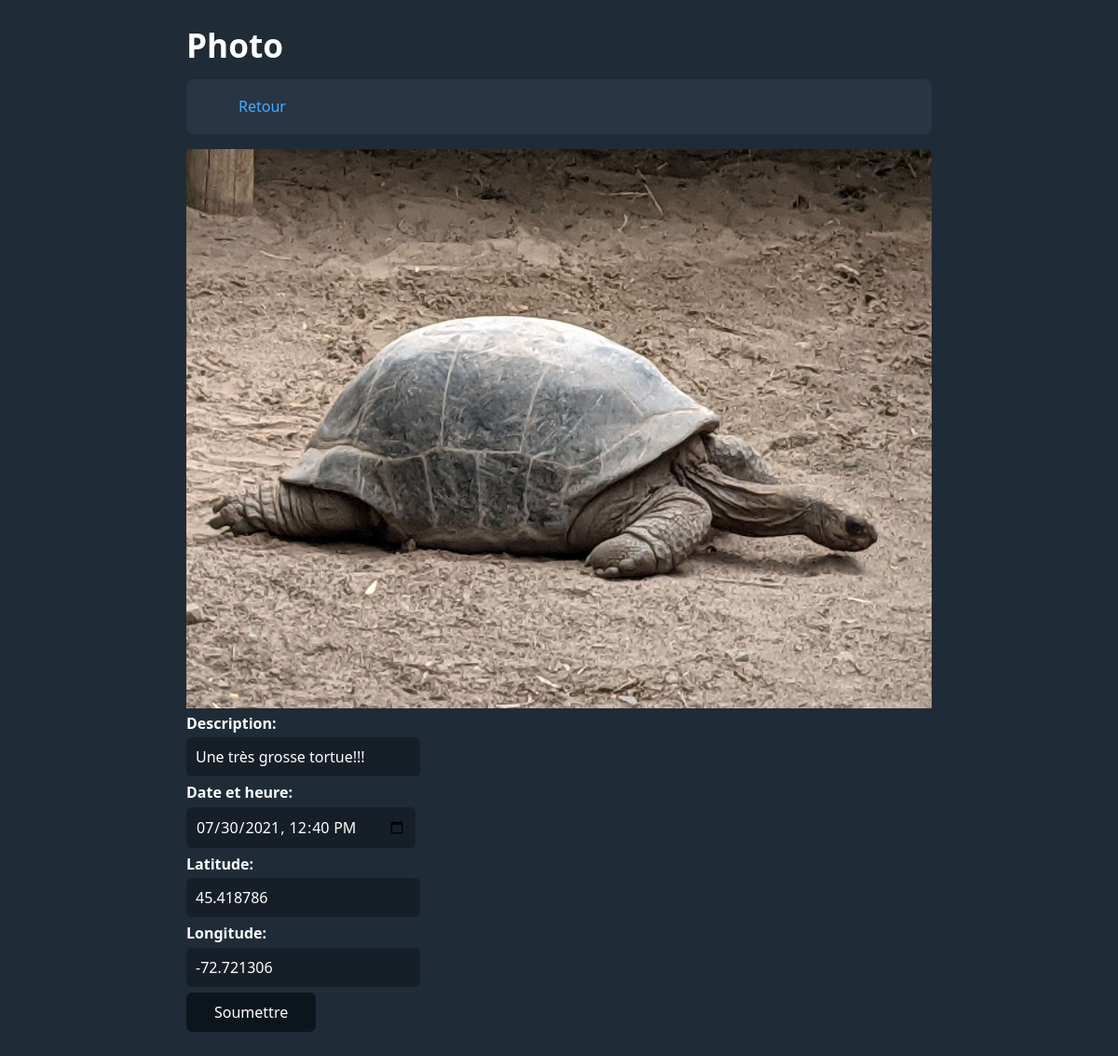
/?action=edit_photo&id=6, run on the app's committed database.
### tables this page shows
CREATE TABLE photo (
    id INT AUTO_INCREMENT PRIMARY KEY,
    description TEXT NOT NULL DEFAULT '',
    timestamp DATETIME DEFAULT NULL,
    latitude DOUBLE DEFAULT NULL,
    longitude DOUBLE DEFAULT NULL,
    filepath VARCHAR(4096)
);

### controllers/edit_photo.php (called while the page is built, shortened)
<?php
require_once(__DIR__ . '/../models/photo.php');
class EditPhotoController {
    private $model;
    public function __construct($db) {
        $this->model = new PhotoModel($db);
    }
    public function handle($get) {
        $photo = $this->model->get($get['id']);
        include(__DIR__ . '/../views/edit_photo.php');
    }
}
?>

### models/photo.php (called while the page is built, shortened)
<?php
class PhotoModel {
    private $db;
    public function __construct($db) {
        $this->db = $db;
    }
    public function get($id) {
        $query = $this->db->prepare("SELECT id, description, timestamp, latitude, longitude, filepath FROM photo WHERE id = ?");
        $query->execute([$id]);
        $photo = $query->fetch();
        $query = $this->db->prepare("SELECT name FROM tag INNER JOIN photo_tag ON tag.id = photo_tag.tag_id WHERE photo_tag.photo_id = ?");
        $query->execute([$id]);
        $tags = $query->fetchAll();
        $photo['tags'] = [];
        foreach ($tags as $tag) {
            $photo['tags'][] = $tag['name'];
        }
        return $photo;
    }
}
?>

### views/edit_photo.php (the view, shortened to what this page needs)
<?php
require_once(__DIR__ . '/../helpers.php');
?>
<body>
<h1>Photo</h1>
<nav>
    <ul><li><a href="?">Retour</a></li></ul>
</nav>
<img src="<?= $photo['filepath'] ?>" />
<form method="POST">
    <div>
        <label for="description"><strong>Description:</strong></label>
        <input type="text" id="description" name="description" value="<?= $photo['description'] ?>">
    </div>
    <div>
        <label for="timestamp"><strong>Date et heure:</strong></label>
        <input type="datetime-local" id="timestamp" name="timestamp" value="<?= $photo['timestamp'] ?>">
    </div>
    <div>
        <label for="latitude"><strong>Latitude:</strong></label>
        <input type="text" id="latitude" name="latitude" value="<?= $photo['latitude'] ?>">
    </div>
    <div>
        <label for="longitude"><strong>Longitude:</strong></label>
        <input type="text" id="longitude" name="longitude" value="<?= $photo['longitude'] ?>">
    </div>
    <div>
        <button type="submit">Soumettre</button>
    </div>
</form>
</body>
</html>

### water.css (style rules this page uses)
:root { --background-body: #202b38; --background: #161f27; --background-alt: #1a242f; --selection: #1c76c5; --text-main: #dbdbdb; --text-bright: #fff; --text-muted: #a9b1ba; --links: #41adff; --focus: #0096bfab; --border: #526980; --code: #ffbe85; --animation-duration: 0.1s; --button-base: #0c151c; --button-hover: #040a0f; --scrollbar-thumb: var(--button-hover); --scrollbar-thumb-hover: rgb(0, 0, 0); --form-placeholder: #a9a9a9; --form-text: #fff; --variable: #d941e2; --highlight: #efdb43; }
html { scrollbar-color: #040a0f #202b38; scrollbar-color: var(--scrollbar-thumb) var(--background-body); scrollbar-width: thin; }
body { font-family: system-ui, -apple-system, BlinkMacSystemFont, 'Segoe UI', 'Roboto', 'Oxygen', 'Ubuntu', 'Cantarell', 'Fira Sans', 'Droid Sans', 'Helvetica Neue', 'Segoe UI Emoji', 'Apple Color Emoji', 'Noto Color Emoji', sans-serif; line-height: 1.4; max-width: 800px; margin: 20px auto; padding: 0 10px; word-wrap: break-word; color: #dbdbdb; color: var(--text-main); background: #202b38; background: var(--background-body); text-rendering: optimizeLegibility; }
button { transition: background-color 0.1s linear, border-color 0.1s linear, color 0.1s linear, box-shadow 0.1s linear, transform 0.1s ease; transition: background-color var(--animation-duration) linear, border-color var(--animation-duration) linear, color var(--animation-duration) linear, box-shadow var(--animation-duration) linear, transform var(--animation-duration) ease; }
input { transition: background-color 0.1s linear, border-color 0.1s linear, color 0.1s linear, box-shadow 0.1s linear, transform 0.1s ease; transition: background-color var(--animation-duration) linear, border-color var(--animation-duration) linear, color var(--animation-duration) linear, box-shadow var(--animation-duration) linear, transform var(--animation-duration) ease; }
h1 { font-size: 2.2em; margin-top: 0; }
h1, h2, h3, h4, h5, h6 { margin-bottom: 12px; margin-top: 24px; }
h1 { color: #fff; color: var(--text-bright); }
strong { color: #fff; color: var(--text-bright); }
h1, h2, h3, h4, h5, h6, b, strong, th { font-weight: 600; }
button, select, input[type='submit'], input[type='reset'], input[type='button'], input[type='checkbox'], input[type='range'], input[type='radio'] { cursor: pointer; }
input, select { display: block; }
input { color: #fff; color: var(--form-text); background-color: #161f27; background-color: var(--background); font-family: inherit; font-size: inherit; margin-right: 6px; margin-bottom: 6px; padding: 10px; border: none; border-radius: 6px; outline: none; }
button { color: #fff; color: var(--form-text); background-color: #161f27; background-color: var(--background); font-family: inherit; font-size: inherit; margin-right: 6px; margin-bottom: 6px; padding: 10px; border: none; border-radius: 6px; outline: none; }
button { background-color: #0c151c; background-color: var(--button-base); padding-right: 30px; padding-left: 30px; }
input { vertical-align: top; }
label { vertical-align: middle; margin-bottom: 4px; display: inline-block; }
input:not([type='checkbox']):not([type='radio']), input[type='range'], select, button, textarea { -webkit-appearance: none; }
::placeholder { color: #a9a9a9; color: var(--form-placeholder); }
a { text-decoration: none; color: #41adff; color: var(--links); }
img, video { max-width: 100%; height: auto; }

### gallery.css (style rules this page uses)
nav { background-color: #283545; border-radius: 8px; padding: 2px 16px; margin-bottom: 16px; }
nav li { display: inline; margin: 0; padding: 0; }

### data on the page
photo: filepath (picture), description "Une très grosse tortue!!!", timestamp "07/30/2021 12:40", latitude "45.418786", longitude "-72.721306"
